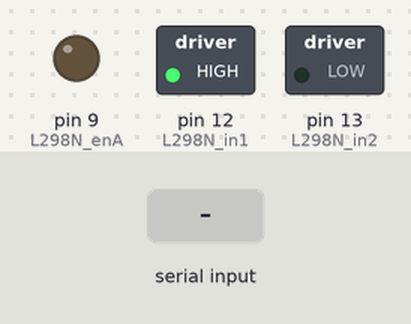
A sketch run on a simulated Arduino Uno, built with avr-gcc and run on an emulated ATmega328P. On the bench: switched loads named in the sketch (green lamp = pin HIGH), output pins drawn as LEDs (lit = HIGH). Inputs (shaded band) come from the test bench.

Above: at 1.2 s.
1.3 s: "90,45\n" received over Serial
At 3.3 s:
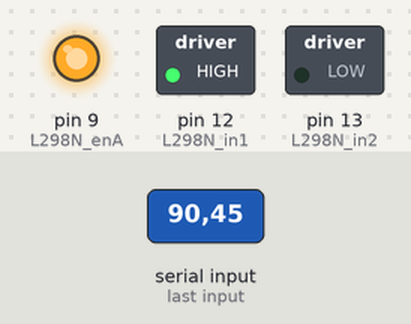
Timing chart, 0 to 4.8 s (numbered marks = the images above; inputs shaded):
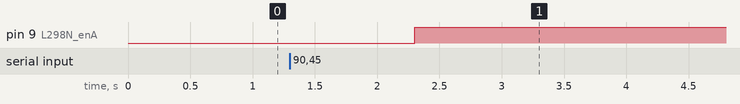

The sketch:

simple_motor_control.ino
```cpp
// L298N H-Bridge Connection PINs
#define L298N_enA 9  // PWM
#define L298N_in2 13  // Dir Motor A
#define L298N_in1 12  // Dir Motor A

int cmd = 0;

void setup() {
  // Set pin modes
  pinMode(L298N_enA, OUTPUT);
  pinMode(L298N_in1, OUTPUT);
  pinMode(L298N_in2, OUTPUT);

  // Set Motor Rotation Direction
  digitalWrite(L298N_in1, HIGH);
  digitalWrite(L298N_in2, LOW);

  Serial.begin(115200);

  analogWrite(L298N_enA, 0);
}

void loop() {
  if (Serial.available())
  {
    String input = Serial.readStringUntil('\r');
    cmd = input.toInt();
    analogWrite(L298N_enA, cmd*100);
    delay(100);
  }

}
```

Measured:
- after the input at 1.3 s, pin 9 (L298N_enA): LOW → HIGH after 1.0 s
